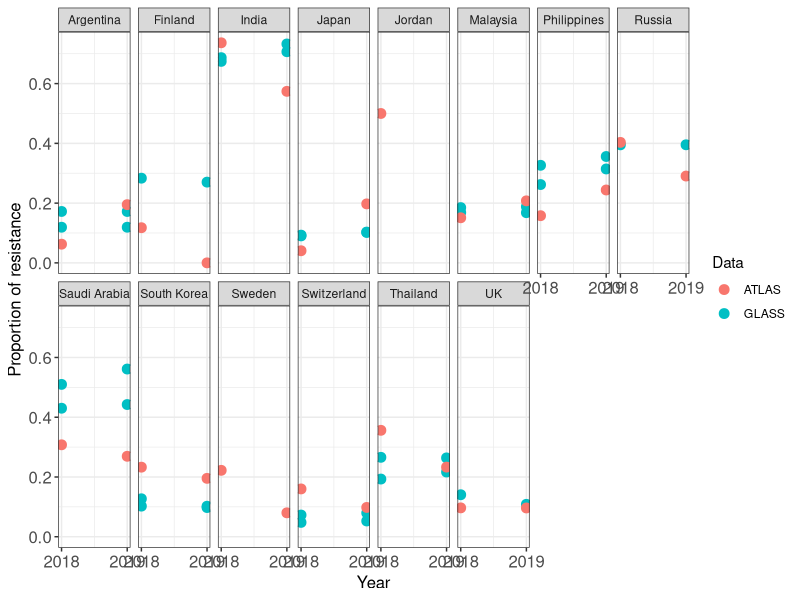
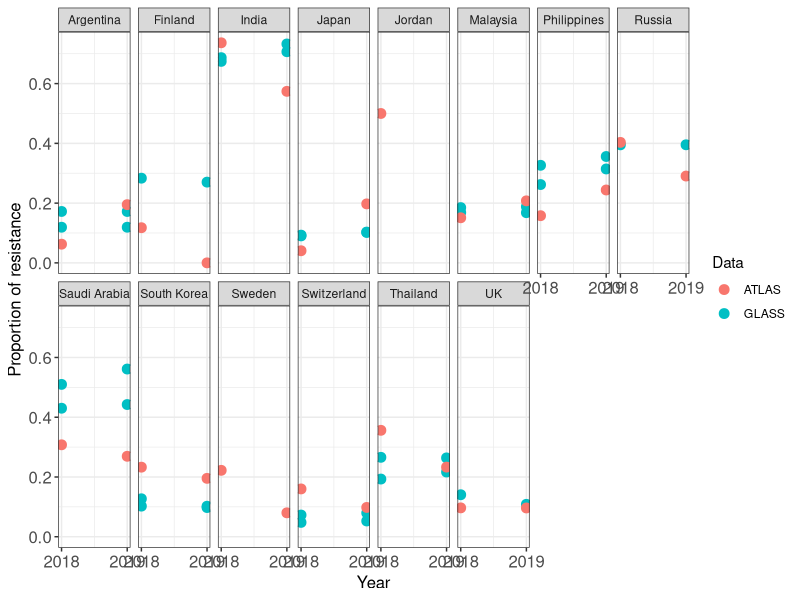
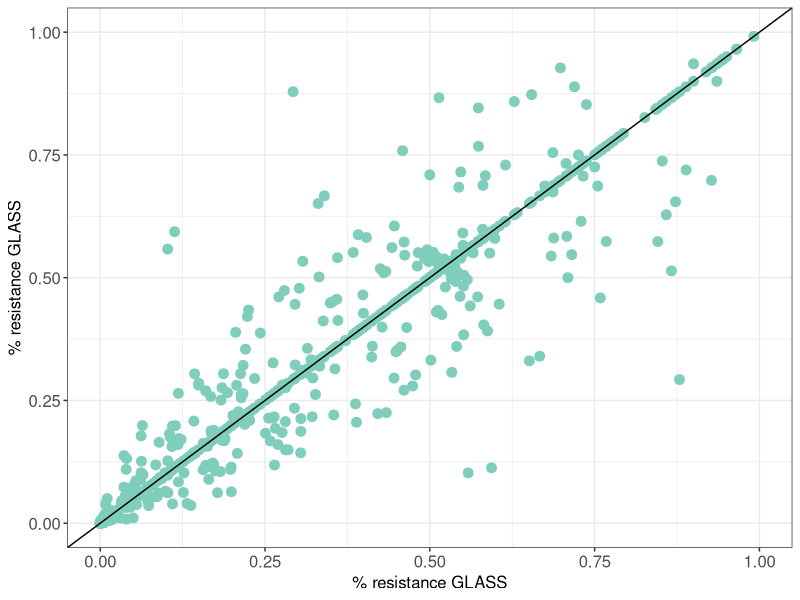
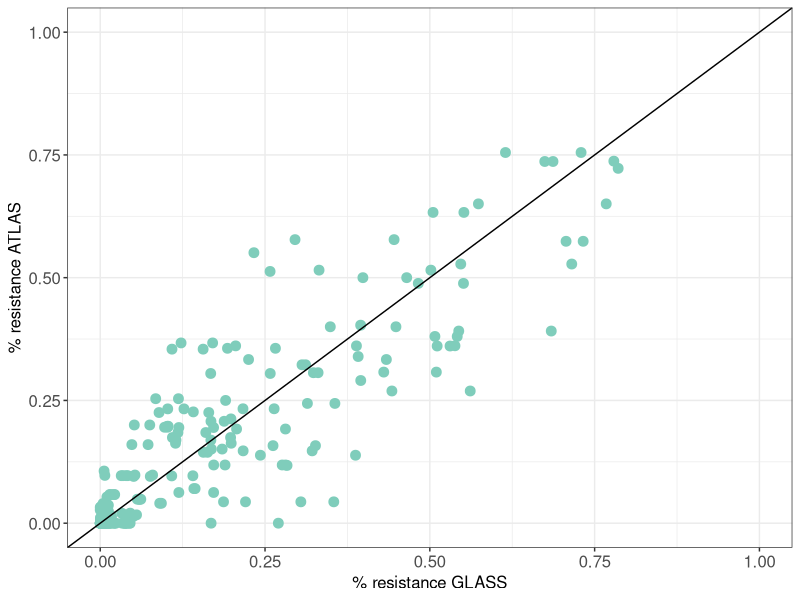
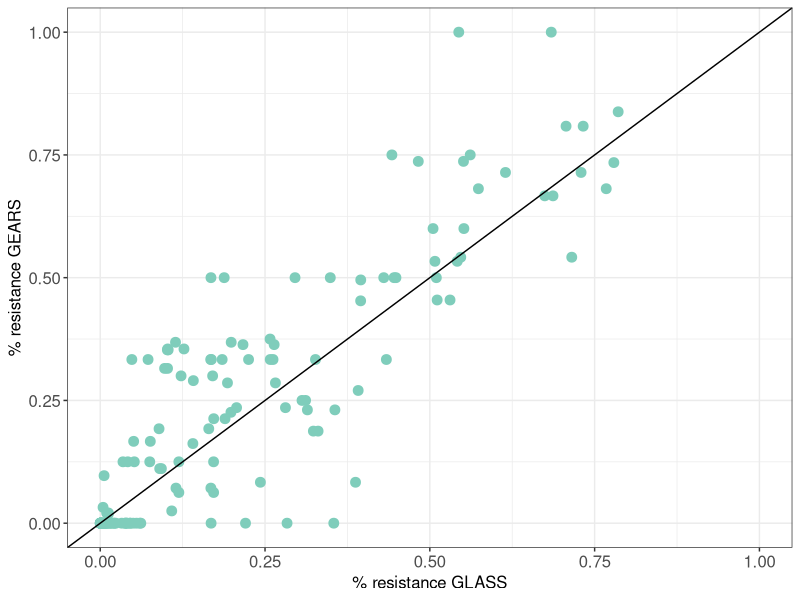
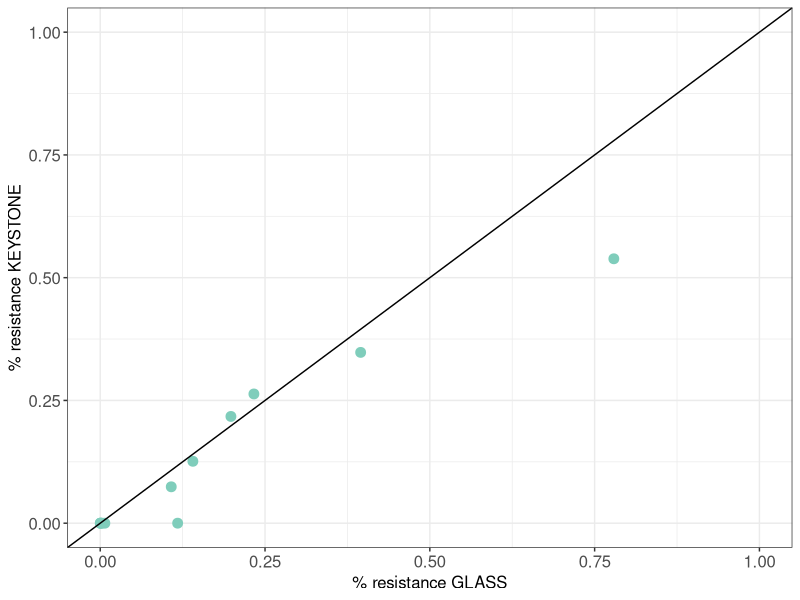
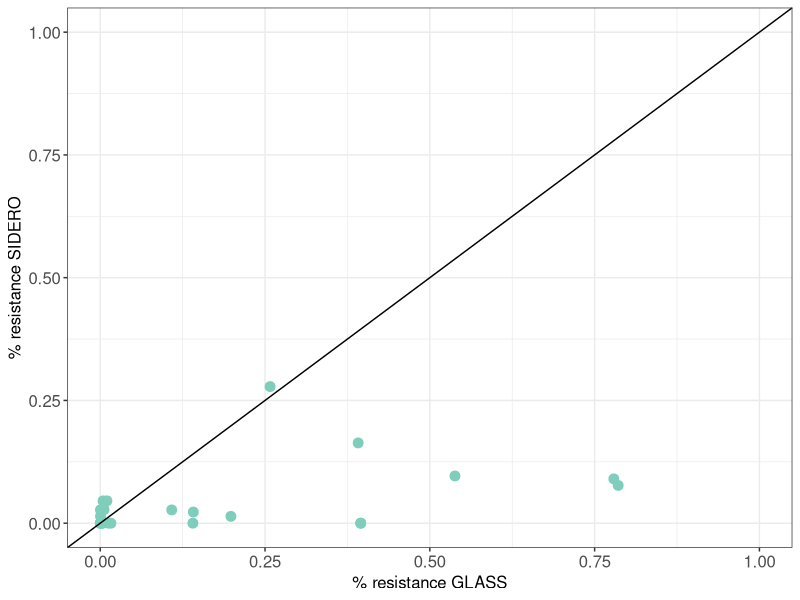

Source code (R) for these figures, in order:

################################################################################

################################################################################
######################### AMR Vivli data challenge #############################
################################################################################

################################################################################

#libraries required
library(dplyr)
library(tidyr)
library(readxl) #to read excel files
library(tidyverse) # str_replace_all()
library(here)

################################################################################
########################### Load AMR datasets ##################################
################################################################################

#load prepared data from all sources of data
df_AMR <- read.csv(here("data","final_AMR_dataset.csv"))

#names datasets
name_data = unique(df_AMR$Data)

################################################################################
########################## Countries exploration ###############################
################################################################################

#countries in each dataset
  countries_GLASS = unique(df_AMR[df_AMR$Data == 'GLASS', c('Country')])
  countries_GLASS
  countries_ATLAS = unique(df_AMR[df_AMR$Data == 'ATLAS', c('Country')])
  countries_SIDERO = unique(df_AMR[df_AMR$Data == 'SIDERO', c('Country')])
  countries_GEARS = unique(df_AMR[df_AMR$Data == 'GEARS', c('Country')])
  countries_KEYSTONE = unique(df_AMR[df_AMR$Data == 'KEYSTONE', c('Country')])

#intersection of countries between datasets
  countries_ATLAS_GLASS <- intersect(countries_ATLAS, countries_GLASS)
  countries_ATLAS_GLASS
  countries_SIDERO_GLASS <- intersect(countries_GLASS, countries_SIDERO)
  countries_SIDERO_GLASS
  countries_GEARS_GLASS <- intersect(countries_GEARS, countries_GLASS)
  countries_GEARS_GLASS
  countries_KEYSTONE_GLASS <- intersect(countries_KEYSTONE, countries_GLASS)
  countries_KEYSTONE_GLASS

################################################################################
########################## Proportion calculation ##############################
################################################################################
  
  #proportion of resistance
  df_AMR$p <- df_AMR$Resistant/df_AMR$Total
  
  #binomial 95% confidence interval calculation
  #TO DO
  
################################################################################
####################### Plots like Catalan et al. ##############################
################################################################################

##### Plots themes #####

  theme_opts <- list(theme(
    axis.text.x = element_text(size = 12),
    axis.title.x = element_text(size = 12),
    axis.text.y = element_text(size = 12),
    axis.title.y = element_text(size = 12)
    ))
  
#####
  
##### Global plot #####

  #choose data of interest
  df_of_interest = df_AMR[df_AMR$Antibiotic == 'Ceftazidime' &
                            df_AMR$Pathogen == 'Escherichia coli' &
                            df_AMR$Data %in% c('GLASS', 'ATLAS') &
                            df_AMR$Country %in% countries_ATLAS_GLASS,]

  #plot by year and country
  ggplot(data = df_of_interest) +
    geom_point(aes(x = as.numeric(Year), y = (Resistant/Total), color = Data), size = 3) +
    scale_x_continuous(breaks = c(2018, 2019)) +
    facet_wrap(~Country, ncol = 8) +
    xlab('Year') +
    ylab('Proportion of resistance') +
    theme_bw() +
    theme_opts

  ggsave(here("plots", "ATLAS_vs_GLASS.png"))
  
#####

##### GLASS vs datasets individually #####

  x = df_AMR[df_AMR$Data %in% c('GLASS'),]
  
  for(data in name_data){
    
    y = df_AMR[df_AMR$Data %in% data,]
    
    x_y <- merge(x, y, by = c('Country', 'Year', 'Pathogen', 'Antibiotic'))
    
    ggplot(data = x_y) +
        geom_point(aes(x = p.x, y = p.y), size = 3, color = '#7fcdbb') +
        geom_abline() +
        ylim(0,1) +
        xlim(0,1) +
        xlab("% resistance GLASS") +
        ylab(paste0("% resistance ", data)) +
        theme_bw() +
        theme_opts
        
    ggsave(here("plots", paste0("agreement_GLASS_vs_", data, ".png")))
  }
  
#####
  
  #TO DO: GLASS TO GLASS problem because multiples sources of infections !!

##### GLASS vs datasets combined #####

  


#####



